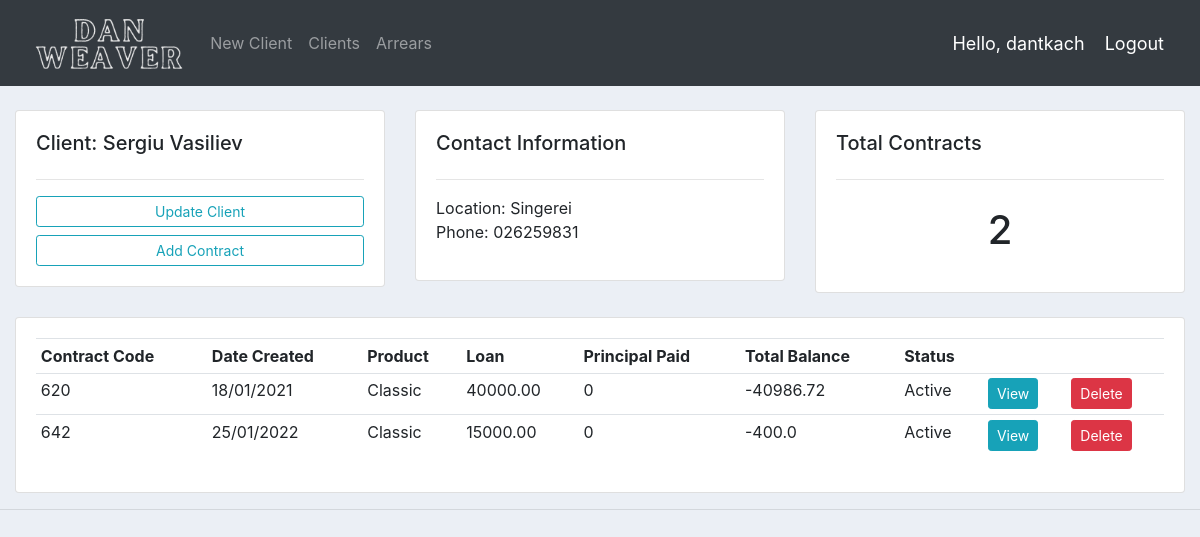
Page /client/32/ (signed in) on the committed database.
### accounts/models.py (models this page shows, shortened)
class Client(models.Model):
	first_name = models.CharField(max_length=200, null=True)
	last_name = models.CharField(max_length=200, null=True)
	location = models.CharField(max_length=200, null=True)
	phone_num = models.CharField(max_length=20, null=True)

class Contract(models.Model):
	STATUS = (
		('Active', 'Active'),
		('Closed', 'Closed'),
	)
	CALC_METHOD = (
		('Declining Balance', 'Declining Balance'),
		('Fixed Flat', 'Fixed Flat'),
	)
	PRODUCT = {
		('Classic', 'Classic'),
		('Imobil', 'Imobil'),
		('Special', 'Special'),
	}
	id = models.IntegerField(primary_key=True)
	client = models.ForeignKey(Client, null=True, on_delete=models.CASCADE)
	status = models.CharField(max_length=200, null=True, choices=STATUS, default='Active')
	date_created = models.DateField(null=True)
	product = models.CharField(max_length=200, null=True, choices=PRODUCT, default='Classic')
	loan = models.DecimalField(max_digits=15, decimal_places=2, null=True)
	months = models.IntegerField(null=True)
	interest_rate = models.DecimalField(max_digits=10, decimal_places=3, null=True)
	annual_payments = models.IntegerField(null=True)
	calc_method = models.CharField(max_length=100, null=True, choices=CALC_METHOD)
	month_sum = models.DecimalField(max_digits=10, decimal_places=3, null=True)
	grace_period = models.IntegerField(null=True)

### accounts/decorators.py (the view)
		def wrapper_func(request, *args, **kwargs):
			group = None
			if request.user.groups.exists():
				group = request.user.groups.all()[0].name
			if group in allowed_roles:
				return view_func(request, *args, **kwargs)
			else:
				return HttpResponse('You are not authorized to view this page')

### accounts/templates/accounts/client.html
{%  extends 'accounts/my_main.html' %}
{% block content %}
	<br>
<div class="row">
	<div class="col-md">
		<div class="card card-body">
			<h5>Client: {{client.first_name}} {{client.last_name}}</h5>
			<hr>
			<a class="btn btn-outline-info  btn-sm btn-block" href="{% url 'update_client' client.id %}">Update Client</a>
			<a class="btn btn-outline-info  btn-sm btn-block" href="{% url 'create_contract' client.id %}">Add Contract</a>
		</div>
	</div>
	<div class="col-md">
		<div class="card card-body">
			<h5>Contact Information</h5>
			<hr>
			<p>Location: {{client.location}} <br> Phone: {{client.phone_num}}</p>
		</div>
	</div>
	<div class="col-md">
		<div class="card card-body">
			<h5>Total Contracts</h5>
			<hr>
			<h1 style="text-align: center;padding: 10px">{{contracts_count}}</h1>
		</div>
	</div>
</div>
<br>
<div class="row">
	<div class="col-md">
		<div class="card card-body">
			<table class="table table-sm">
				<tr>
					<th>Contract Code</th>
					<th>Date Created</th>
					<th>Product</th>
					<th>Loan</th>
					<th>Principal Paid</th>
					<th>Total Balance</th>
					<th>Status</th>
					<th></th>
					<th></th>
				</tr>
				{% for contract in contracts %}
				<tr>
					<td>{{contract.0}}</td>
					<td>{{contract.1|date:"d/m/Y"}}</td>
					<td>{{contract.2}}</td>
					<td>{{contract.3}}</td>
					<td>{{contract.5.0.7}}</td>
					<td>{{contract.5.0.3}}</td>
					<td>{{contract.4}}</td>
					<td><a class="btn btn-sm btn-info" href="{% url 'view_contract' contract.0 %}">View</a></td>
					<td><a class="btn btn-sm btn-danger" href="{% url 'delete_contract' contract.0 %}">Delete</a></td>
				</tr>
				{% endfor %}
			</table>
		</div>
	</div>
</div>
{% endblock %}

### accounts/templates/accounts/my_navbar.html (shortened to what this page needs)
{% load static %}
<nav class="navbar navbar-expand-lg navbar-dark bg-dark">
 <img src="{% static 'images/logo2.png' %}" height="70">
  <div class="collapse navbar-collapse" id="navbarNav">
    <ul class="navbar-nav">
      {% if request.user.is_staff %}
        <li class="nav-item">
        <a class="nav-link" href="{% url 'createClient' %}">New Client</a>
      </li>
      <li class="nav-item">
        <a class="nav-link" href="{% url 'home' %}">Clients</a>
      </li>
      <li class="nav-item">
        <a class="nav-link" href="{% url 'arrears' %}">Arrears</a>
      </li>
      {% endif %}
    </ul>
  </div>
  <span class="hello-msg">Hello, {{request.user}}</span>
  <span ><a  class="hello-msg" href="{% url 'logout' %}">Logout</a></span>
</nav>

### static/css/main.css (style rules this page uses)
body { background-color: #ebeff5; }

### accounts/templates/accounts/my_navbar.html (style rules this page uses)
.hello-msg { font-size: 18px; color: #fff; margin-right: 20px; }

### rows in the picture
Client: first_name "Sergiu", last_name "Vasiliev", location "Singerei", phone_num "026259831"
Contract: date_created "18/01/2021", product "Classic", loan "40000.00", status "Active"
Contract: date_created "25/01/2022", product "Classic", loan "15000.00", status "Active"

### other values in the picture
{{ request.user }} "dantkach"
{{ contracts_count }} "2"
{{ contract.0 }} "620" "642"
{{ contract.5.0.7 }} "0" "0"
{{ contract.5.0.3 }} "-40986.72" "-400.0"
